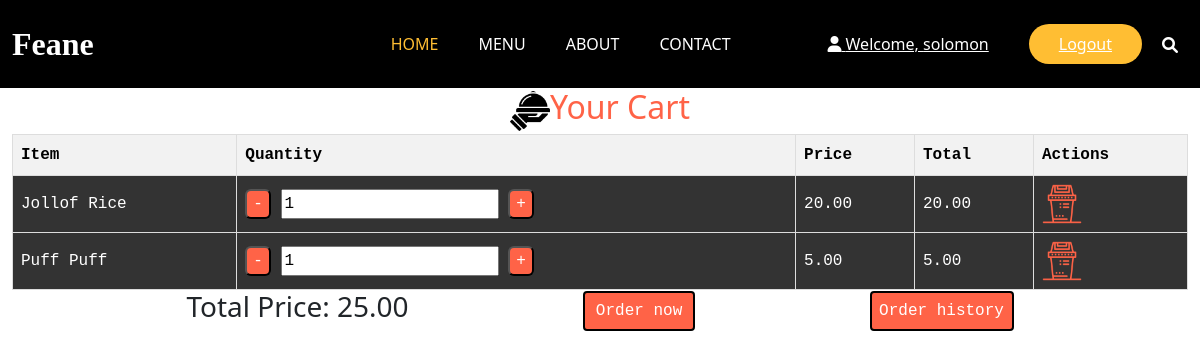
Before: /cart/ (signed in) with the older database file.
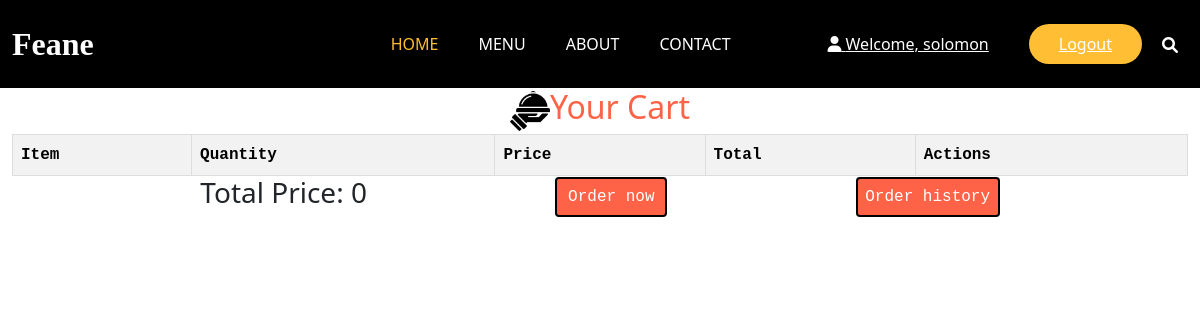
After: the same page with the newer database file.
### restaurant_menu/models.py (models this page shows, shortened)
class CartItem(models.Model):
    cart = models.ForeignKey(Cart, on_delete=models.CASCADE)
    item = models.ForeignKey(Item, on_delete=models.CASCADE)
    quantity = models.PositiveIntegerField(default=1)
    date_added = models.DateTimeField(auto_now_add=True)
    class Meta:
        unique_together = ('cart', 'item')
    def get_total_price(self):
        return self.item.price * self.quantity

class Item(models.Model):
    meal = models.CharField(max_length=1000, unique=True)
    description = models.CharField(max_length=2000)
    price = models.DecimalField(max_digits=10, decimal_places=2)
    meal_type = models.CharField(max_length=200, choices=MEAL_TYPE)
    author = models.ForeignKey(User, on_delete=models.PROTECT)
    status = models.IntegerField(choices=STATUS, default=0)
    date_created = models.DateTimeField(auto_now_add=True)
    date_updated = models.DateTimeField(auto_now=True)
    image = models.ImageField(upload_to='menu_images/', null=True, blank=True)  # Add this line

### restaurant_menu/views.py (the view)
# urls.py: path('cart/', views.view_cart, name="view_cart"),
@user_not_registered_redirect
@login_required
def view_cart(request):
    cart = Cart.objects.filter(user=request.user, is_active=True).first()
    cart_items = CartItem.objects.filter(cart=cart)
    total_price = sum(item.get_total_price() for item in cart_items)
    context = {
        'cart': cart,
        'cart_items':cart_items,
        'total_price':total_price
    }
    return render(request, 'base/cart.html', context)

### restaurant_menu/views.py (called while the page is built)
def user_not_registered_redirect(view_func):
    @wraps(view_func)
    def _wrapped_view(request, *args, **kwargs):
        if not request.user.is_authenticated:
            return redirect('register')
        return view_func(request, *args, **kwargs)
    return _wrapped_view

### restaurant_menu/templates/base/cart.html (shortened to what this page needs)
{% extends 'new_main.html' %}
{% load static %}
{% block content %}
<div class="cart-header">
    <img src="{% static 'images/food_tray.png' %}" alt="Food_tray image" width="40">
    <h2>
        Your Cart
    </h2>
</div>
<table class="cart-table">
    <tr>
        <th>Item</th>
        <th>Quantity</th>
        <th>Price</th>
        <th>Total</th>
        <th>Actions</th>
    </tr>
    {% for item in cart_items %}
    <tr>
        <td>{{ item.item.meal }}</td>
        <td>
            <form id="quantity-form-{{ item.item.id }}" action="{% url 'update_cart_item' item.item.id %}" method="post" class="quantity-form">
                <button type="button" onclick="updateQuantity({{ item.item.id }}, -1)" aria-label="Decrease quantity">-</button>
                <input type="number" name="quantity" id="quantity-{{ item.item.id }}" value="{{ item.quantity }}" min="1" readonly>
                <button type="button" onclick="updateQuantity({{ item.item.id }}, 1)" aria-label="Increase quantity">+</button>
            </form>
        </td>
        <td>{{ item.item.price }}</td>
        <td id="item-total-{{ item.item.id }}">{{ item.get_total_price }}</td>
        <td>
            <a href="{% url 'remove_from_cart' item.item.id %}"> <img src="{% static 'images/trashbin.png' %}" alt="Trashbin image" width="40"> </a>
        </td>
    </tr>
    {% endfor %}
</table>
<div class="price-order">
    <h3>Total Price: <span id="total-price">{{ total_price }}</span></h3>
    <button id="order-now-btn">Order now</button>
    <button id="order-history-btn">
        <a href="{% url 'order_history' %}">Order history</a>
    </button>
</div>
{% endblock %}

### templates/new_main.html (shortened to what this page needs)
<!DOCTYPE html>
{% load static %}
<html lang="en">
<head>
    <link href="https://cdn.jsdelivr.net/npm/bootstrap@5.3.3/dist/css/bootstrap.min.css" rel="stylesheet">
    <link rel="stylesheet" type="text/css" href="https://cdnjs.cloudflare.com/ajax/libs/OwlCarousel2/2.3.4/assets/owl.carousel.min.css">
    <link rel="stylesheet" href="https://cdnjs.cloudflare.com/ajax/libs/jquery-nice-select/1.1.0/css/nice-select.min.css">
    <link href="https://cdnjs.cloudflare.com/ajax/libs/font-awesome/5.15.4/css/all.min.css" rel="stylesheet">
    <link rel="stylesheet" href="{% static 'styles/style.css' %}">
    <link rel="stylesheet" href="https://cdnjs.cloudflare.com/ajax/libs/font-awesome/6.0.0-beta3/css/all.min.css">
</head>
<body>
    {% include 'sub_nav.html' %}
    <div class="container-fluid">
        {% block content %}{% endblock %}
    </div>

### templates/sub_nav.html (shortened to what this page needs)
{% load static %}
<header class="header_section" style="background-color: black;">
    <div class="container">
        <nav class="navbar navbar-expand-lg custom_nav-container">
            <a class="navbar-brand" href="index.html">
                <span>Feane</span>
            </a>
            <div class="collapse navbar-collapse" id="navbarSupportedContent">
                <ul class="navbar-nav mx-auto">
                    <li class="nav-item active">
                        <a class="nav-link" href="index.html">Home</a>
                    </li>
                    <li class="nav-item">
                        <a class="nav-link" href="menu.html">Menu</a>
                    </li>
                    <li class="nav-item">
                        <a class="nav-link" href="about.html">About</a>
                    </li>
                    <li class="nav-item">
                        <a class="nav-link" href="{% url 'contact' %}">Contact</a>
                    </li>
                </ul>
                <div class="user_option">
                    {% if user.is_authenticated %}
                        <a href="#" class="user_link">
                            <i class="fa fa-user" aria-hidden="true"></i> Welcome, {{ user.username }}
                        </a>
                        <a href="{% url 'logout' %}" class="order_online">Logout</a>
                    {% endif %}
                    <form class="form-inline">
                        <button class="btn my-2 my-sm-0 nav_search-btn" type="submit">
                            <i class="fa fa-search" aria-hidden="true"></i>
                        </button>
                    </form>
                </div>
            </div>
        </nav>
    </div>
</header>

### restaurant_menu/static/styles/style.css (style rules this page uses)
::placeholder { color: #bbb; opacity: 1; }
.header_section { padding: 15px 0; }
.navbar-brand { font-family: 'Dancing Script', cursive; }
.navbar-brand span { font-weight: bold; font-size: 32px; color: #ffffff; }
.custom_nav-container { padding: 0; }
.custom_nav-container .navbar-nav { padding-left: 18%; }
.custom_nav-container .navbar-nav .nav-item .nav-link { padding: 5px 20px; color: #ffffff; text-align: center; text-transform: uppercase; border-radius: 5px; -webkit-transition: all 0.3s; transition: all 0.3s; }
.custom_nav-container .navbar-nav .nav-item:hover .nav-link, .custom_nav-container .navbar-nav .nav-item.active .nav-link { color: #ffbe33; }
.custom_nav-container .nav_search-btn { width: auto; height: auto; padding: 0; border: none; color: #ffffff; margin: 0 10px; }
.user_option { display: -webkit-box; display: -ms-flexbox; display: flex; -webkit-box-align: center; -ms-flex-align: center; align-items: center; }
.user_option a { margin: 0 10px; }
.user_option .user_link { color: #ffffff; }
.user_option .order_online { display: inline-block; padding: 8px 30px; background-color: #ffbe33; color: #ffffff; border-radius: 45px; -webkit-transition: all 0.3s; transition: all 0.3s; border: none; }
.container { max-width: 1200px; margin: auto; }
.cart-header { display: flex; justify-content: center; align-items: center; color: #ff6347; }
.cart-table { width: 100%; border-collapse: collapse; font-family: 'Courier New', Courier, monospace; background-color: #333; color: #fff; }
.cart-table th, .cart-table td { border: 1px solid #ddd; padding: 8px; }
.cart-table th { background-color: #f2f2f2; color: black; }
.price-order { display: flex; align-items: center; justify-content: space-evenly; }
.price-order > button { background-color: #ff6347; font-family: 'Courier New', Courier, monospace; color: #fff; outline: none; border: 2px solid #000; border-radius: 4px; width: 7rem; height: 40px; }
#order-history-btn { width: 9rem; }
#order-history-btn a { text-decoration: none; color: #fff; }

Changed rows visible on the page:
removed CartItem: item.meal "Jollof Rice", quantity "1", item.price "20.00", get_total_price "20.00"
removed CartItem: item.meal "Puff Puff", quantity "1", item.price "5.00", get_total_price "5.00"
Other visible differences:
{{ total_price }}: "25.00" → "0"
